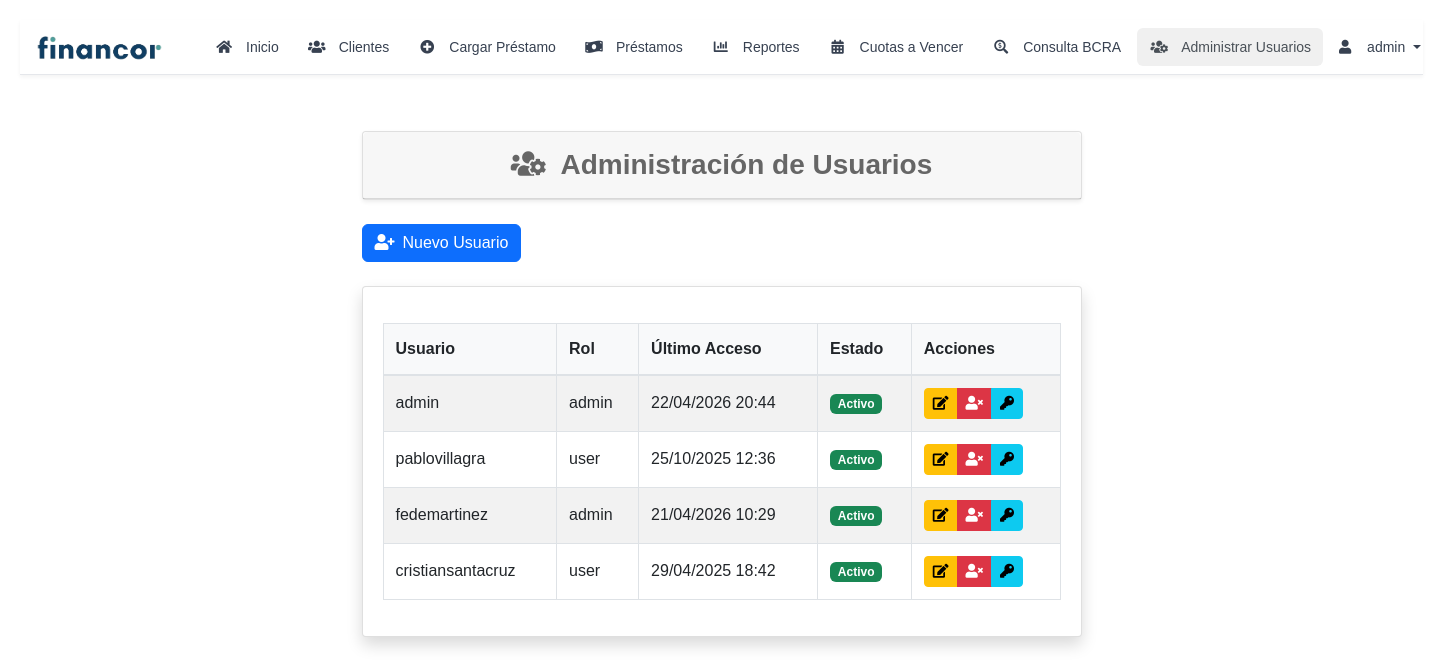
Before: /auth/admin/users (signed in) with the older database file.
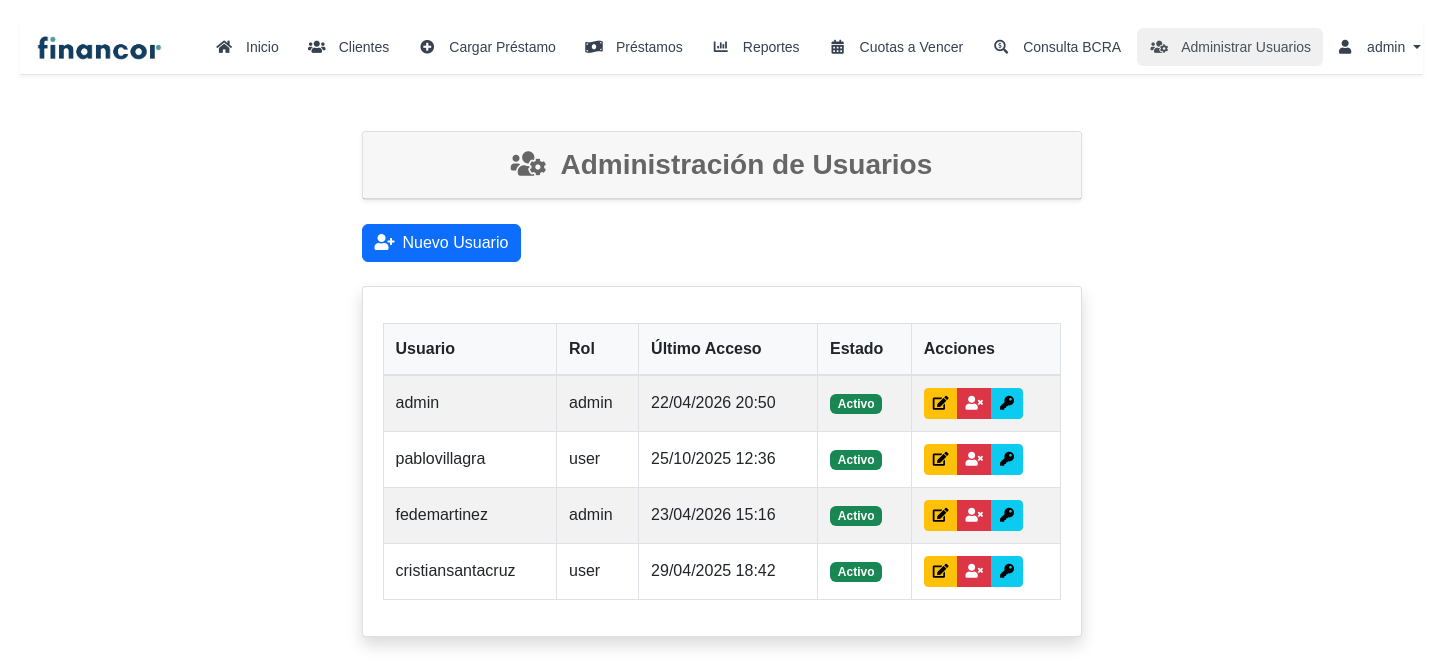
After: the same page with the newer database file.
### models.py (models this page shows, shortened)
class User(UserMixin, db.Model):
    __tablename__ = 'user'
    id = db.Column(db.Integer, primary_key=True)
    username = db.Column(db.String(80), unique=True, nullable=False)
    email = db.Column(db.String(120), unique=True, nullable=True)
    password = db.Column(db.String(128))
    role = db.Column(db.String(20), nullable=False, default='user')
    is_active = db.Column(db.Boolean, default=True)
    created_at = db.Column(db.DateTime, default=datetime.utcnow)
    last_login = db.Column(db.DateTime)
    created_by = db.Column(db.Integer, db.ForeignKey('user.id'), nullable=True)
    updated_by = db.Column(db.Integer, db.ForeignKey('user.id'))
    creator = db.relationship('User', remote_side=[id], foreign_keys=[created_by], backref='created_users')
    updater = db.relationship('User', remote_side=[id], foreign_keys=[updated_by], backref='updated_users')
    clientes = db.relationship('Cliente',
                             foreign_keys='Cliente.created_by',
                             backref=db.backref('created_by_user', lazy=True))
    prestamos = db.relationship('Prestamo',
                              foreign_keys='Prestamo.created_by',
                              backref=db.backref('created_by_user', lazy=True))
    @property
    def is_admin(self):
        return self.role == 'admin'

### auth_routes.py (the view)
@auth.route('/admin/users')
@login_required
@admin_required
def admin_users():
    users = User.query.all()
    return render_template('auth/admin_users.html', users=users, active_page='admin_users')

### app.py (called while the page is built)
@login_manager.user_loader
def load_user(user_id):
    return User.query.get(int(user_id))

@app.context_processor
def utility_processor():
    def is_admin():
        return current_user.is_authenticated and current_user.is_admin
    return dict(is_admin=is_admin)

### auth.py (called while the page is built)
def admin_required(f):
    @wraps(f)
    def decorated_function(*args, **kwargs):
        if not current_user.is_authenticated or not current_user.is_admin:
            abort(403)
        return f(*args, **kwargs)
    return decorated_function

### templates/auth/admin_users.html (shortened to what this page needs)
{% extends "layout.html" %}
{% block content %}
<div class="container">
    <div class="card shadow-sm mb-4">
        <div class="card-header bg-purple-100 text-dark py-3">
            <h2 class="mb-0 text-center fs-3 fw-bold">
                <i class="fas fa-users-cog me-2"></i>
                Administración de Usuarios
            </h2>
        </div>
    </div>
    <div class="mb-4">
        <button onclick="openNewUserModal()" class="btn btn-primary">
            <i class="fas fa-user-plus me-2"></i>Nuevo Usuario
        </button>
    </div>
    <div class="card shadow">
        <div class="card-body">
            <div class="table-responsive">
                <table class="table table-striped">
                    <thead>
                        <tr>
                            <th>Usuario</th>
                            <th>Rol</th>
                            <th>Último Acceso</th>
                            <th>Estado</th>
                            <th>Acciones</th>
                        </tr>
                    </thead>
                    <tbody>
                        {% for user in users %}
                        <tr>
                            <td>{{ user.username }}</td>
                            <td>{{ user.role }}</td>
                            <td>{{ user.last_login.strftime('%d/%m/%Y %H:%M') if user.last_login else 'Nunca' }}</td>
                            <td>
                                <span class="badge {% if user.is_active %}bg-success{% else %}bg-danger{% endif %}">
                                    {{ 'Activo' if user.is_active else 'Inactivo' }}
                                </span>
                            </td>
                            <td>
                                <div class="btn-group" role="group">
                                    <button onclick="editUser('{{ user.id }}')" class="btn btn-sm btn-warning">
                                        <i class="fas fa-edit"></i>
                                    </button>
                                    <button
                                        onclick="toggleUserStatus('{{ user.id }}', {{ 'true' if user.is_active else 'false' }})"
                                        class="btn btn-sm {% if user.is_active %}btn-danger{% else %}btn-success{% endif %}">
                                        <i
                                            class="fas {% if user.is_active %}fa-user-times{% else %}fa-user-check{% endif %}"></i>
                                    </button>
                                    <button onclick="resetPassword('{{ user.id }}')" class="btn btn-sm btn-info">
                                        <i class="fas fa-key"></i>
                                    </button>
                                </div>
                            </td>
                        </tr>
                        {% endfor %}
                    </tbody>
                </table>
            </div>
        </div>
    </div>
</div>
{% endblock %}

### templates/layout.html (shortened to what this page needs)
{% extends "base_nav.html" %}
{% block extra_head %}
<link rel="stylesheet" href="https://cdnjs.cloudflare.com/ajax/libs/font-awesome/5.15.4/css/all.min.css">
{% endblock %}

### templates/base_nav.html (shortened to what this page needs)
<!DOCTYPE html>
<html lang="es">
<head>
    <link href="https://cdn.jsdelivr.net/npm/bootstrap@5.3.0/dist/css/bootstrap.min.css" rel="stylesheet">
    <link href="https://cdnjs.cloudflare.com/ajax/libs/font-awesome/6.0.0/css/all.min.css" rel="stylesheet">
    {% block extra_head %}{% endblock %}
</head>
<body>
    <nav class="navbar navbar-expand-lg navbar-light">
        <div class="container">
            <a class="navbar-brand" href="{{ url_for('index') }}">
                <img src="{{ url_for('static', filename='img/financor_2.png') }}" alt="Financor Logo">
            </a>
            <div class="collapse navbar-collapse" id="navbarNav">
                <ul class="navbar-nav me-auto">
                    <li class="nav-item">
                        <a class="nav-link {% if active_page == 'inicio' %}active{% endif %}"
                            href="{{ url_for('index') }}">
                            <i class="fas fa-home"></i>
                            <span>Inicio</span>
                        </a>
                    </li>
                    <li class="nav-item">
                        <a class="nav-link {% if active_page == 'clientes' %}active{% endif %}"
                            href="{{ url_for('clientes') }}">
                            <i class="fas fa-users"></i>
                            <span>Clientes</span>
                        </a>
                    </li>
                    <li class="nav-item">
                        <a class="nav-link {% if active_page == 'cargar_prestamo' %}active{% endif %}"
                            href="{{ url_for('seleccionar_cliente_prestamo') }}">
                            <i class="fas fa-plus-circle"></i>
                            <span>Cargar Préstamo</span>
                        </a>
                    </li>
                    <li class="nav-item">
                        <a class="nav-link {% if active_page == 'prestamos' %}active{% endif %}"
                            href="{{ url_for('prestamos') }}">
                            <i class="fas fa-money-bill-wave"></i>
                            <span>Préstamos</span>
                        </a>
                    </li>
                    <li class="nav-item">
                        <a class="nav-link {% if active_page == 'reportes' %}active{% endif %}"
                            href="{{ url_for('reportes') }}">
                            <i class="fas fa-chart-bar"></i>
                            <span>Reportes</span>
                        </a>
                    </li>
                    <li class="nav-item">
                        <a class="nav-link {% if active_page == 'cuotas_a_vencer' %}active{% endif %}"
                            href="{{ url_for('cuotas_a_vencer') }}">
                            <i class="fas fa-calendar-alt"></i>
                            <span>Cuotas a Vencer</span>
                        </a>
                    </li>
                    <li class="nav-item">
                        <a class="nav-link {% if active_page == 'bcra' %}active{% endif %}"
                            href="{{ url_for('consultar_bcra') }}">
                            <i class="fas fa-search-dollar"></i>
                            <span>Consulta BCRA</span>
                        </a>
                    </li>
                    {% if current_user.is_authenticated and current_user.is_admin %}
                    <li class="nav-item">
                        <a class="nav-link {% if active_page == 'admin_users' %}active{% endif %}"
                            href="{{ url_for('auth.admin_users') }}">
                            <i class="fas fa-users-cog"></i>
                            <span>Administrar Usuarios</span>
                        </a>
                    </li>
                    {% endif %}
                </ul>
                <div class="navbar-nav">
                    {% if current_user.is_authenticated %}
                    <div class="nav-item dropdown">
                        <a class="nav-link dropdown-toggle d-flex align-items-center" href="#" id="userDropdown"
                            role="button" data-bs-toggle="dropdown">
                            <i class="fas fa-user me-2"></i>
                            <span>{{ current_user.username }}</span>
                        </a>
                    </div>
                    {% else %}
                    <a class="nav-link" href="{{ url_for('auth.login') }}">
                        <i class="fas fa-sign-in-alt me-2"></i>
                        <span>Iniciar Sesión</span>
                    </a>
                    {% endif %}
                </div>
            </div>
        </div>
    </nav>
    <div class="container">
        {% block content %}{% endblock %}
    </div>
</body>
</html>

### templates/base_nav.html (style rules this page uses)
body { color: #212529; background-color: #f8f9fa; }
.navbar-brand { padding: 0; min-width: 150px; display: flex; align-items: center; margin-right: 1rem; }
.navbar-brand img { height: 30px; width: auto; object-fit: contain; margin-right: 0.5rem; }
.navbar { padding: 0.5rem; background-color: white; border-bottom: 1px solid #e5e7eb; box-shadow: 0 2px 4px rgba(0, 0, 0, 0.05); margin-bottom: 0; }
.navbar>.container { max-width: 100%; padding: 0 0.5rem; margin-left: 0; }
.navbar-nav { display: flex; align-items: center; gap: 0.25rem; height: 100%; margin-left: 0; }
.nav-item { display: flex; align-items: center; height: 100%; }
.nav-link { display: flex !important; align-items: center; padding: 0.5rem 0.75rem !important; color: #6c757d; transition: all 0.2s; border-radius: 0.375rem; gap: 0.25rem; font-size: 0.875rem; font-weight: 500; height: 100%; white-space: nowrap; }
.nav-link i { font-size: 0.875rem; width: 1.25rem; text-align: center; }
.nav-link.active { color: #495057 !important; background-color: #f0f0f0 !important; }
.container { width: 100%; max-width: 95%; margin: 0 auto; padding: 0 1rem; }
.table { background-color: #fff; margin-bottom: 1rem; color: #212529; border: 1px solid #dee2e6; }
.table th, .table td { padding: 0.75rem; vertical-align: middle; border: 1px solid #dee2e6; background-color: #fff; color: #212529; }
.table thead th { background-color: #f8f9fa; border-bottom: 2px solid #dee2e6; font-weight: 600; }
.table-striped tbody tr:nth-of-type(odd) { background-color: rgba(0, 0, 0, 0.05); }
.card { background-color: #fff; border: 1px solid rgba(0, 0, 0, 0.125); border-radius: 0.25rem; margin-bottom: 1rem; }
.card-header { background-color: rgba(0, 0, 0, 0.03); border-bottom: 1px solid rgba(0, 0, 0, 0.125); padding: 0.75rem 1.25rem; }
.card-body { padding: 1.25rem; }
.table-responsive { overflow-x: auto; -webkit-overflow-scrolling: touch; }

### templates/layout.html (style rules this page uses)
html { font-family: inherit; }
* { font-family: inherit; }
body { margin: 0; padding: 0; background-color: #f5f5f5; color: #000000; background-color: #ffffff; }
.nav-link { display: inline-flex; align-items: center; padding: 0.5rem 0.75rem; color: #374151; text-decoration: none; border-radius: 0.375rem; transition: all 0.2s ease-in-out; font-size: 0.875rem; }
.nav-link i { margin-right: 0.5rem; }
.nav-link.active { color: rgb(0, 0, 0); font-weight: 500; }
.container { width: 100%; max-width: 95%; margin: 1rem auto; padding: 0 1rem; }
body { font-family: Arial, sans-serif; margin: 20px; line-height: 1.6; }
.container { max-width: 800px; margin: 0 auto; padding: 20px; }
button { background-color: #4CAF50; color: white; padding: 10px 20px; border: none; border-radius: 4px; cursor: pointer; }
table { width: 100%; border-collapse: collapse; margin: 1rem 0; color: #000000; }
th, td { border: 1px solid #e5e7eb; padding: 0.75rem; color: #000000; background-color: #ffffff; }
th { background-color: #f3f4f6; font-weight: 600; }
tbody tr:nth-child(even) { background-color: #f9fafb; }
h2 { color: #666; text-align: center; margin-bottom: 1rem; font-weight: normal; }
input, button, select, textarea { font-family: inherit; }
.table-responsive { overflow-x: auto; -webkit-overflow-scrolling: touch; }
.table { width: 100%; margin-bottom: 1rem; }
.table th, .table td { white-space: nowrap; vertical-align: middle; padding: 0.75rem; }
.card { margin: 1rem auto; width: 100%; }
.card-body { padding: 1.25rem; }

Changed rows visible on the page:
changed User (number 1 of 4 on the later page): last_login "22/04/2026 20:44" → "22/04/2026 20:50"
changed User "fedemartinez": last_login "21/04/2026 10:29" → "23/04/2026 15:16"
